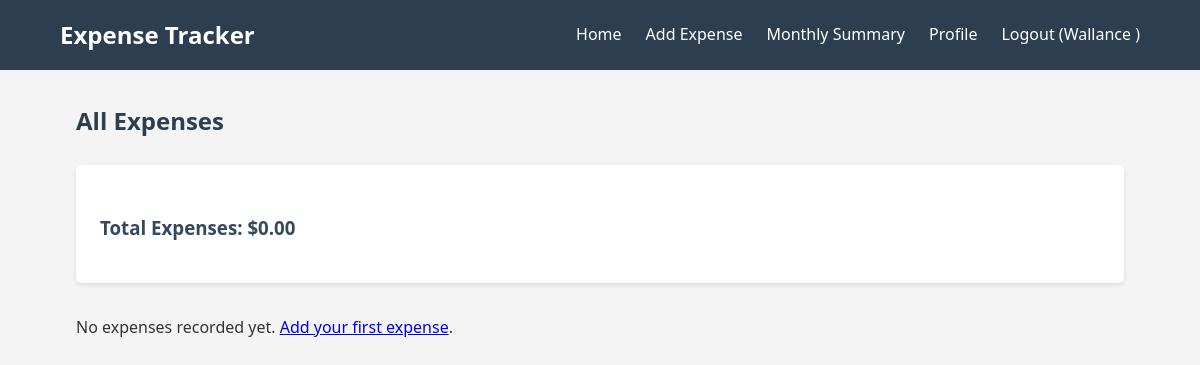
Page / (signed in) on the earlier database version.
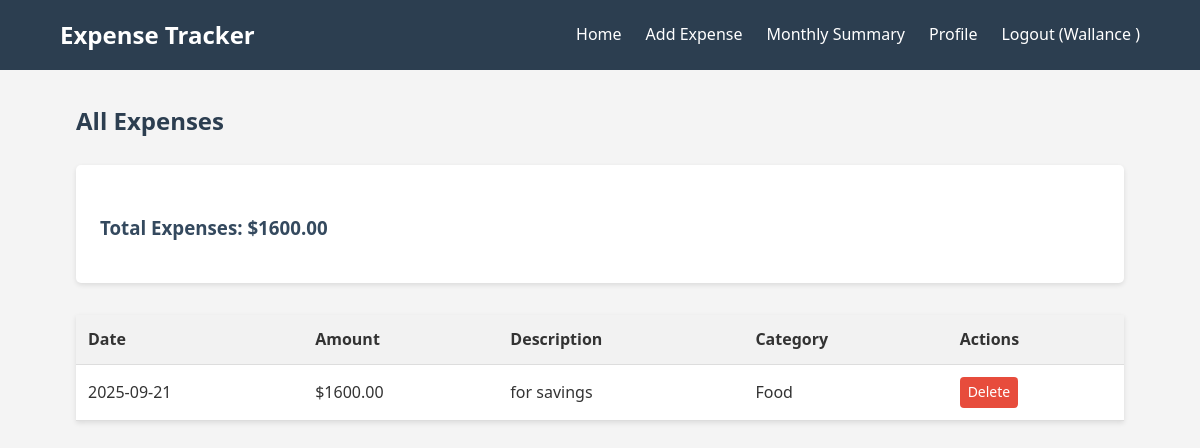
Same page on the later database version.
### tables this page shows
CREATE TABLE expenses
                     (id INTEGER PRIMARY KEY AUTOINCREMENT,
                     user_id INTEGER NOT NULL DEFAULT 1,
                     date TEXT NOT NULL,
                     amount REAL NOT NULL,
                     description TEXT NOT NULL,
                     category TEXT NOT NULL);

### app.py (the view)
@app.route('/')
@login_required
def index():
    try:
        conn = get_db_connection()
        expenses = conn.execute('SELECT * FROM expenses WHERE user_id = ? ORDER BY date DESC',
                               (session['user_id'],)).fetchall()
        preferences = conn.execute('SELECT * FROM user_preferences WHERE user_id = ?',
                                  (session['user_id'],)).fetchone()
        conn.close()
        total = sum(expense['amount'] for expense in expenses)
        currency = preferences['currency'] if preferences else '$'
        return render_template('index.html', expenses=expenses, total=total, currency=currency)
    except sqlite3.Error as e:
        flash('Database error occurred. Please try again.', 'error')
        return render_template('index.html', expenses=[], total=0, currency='$')

### app.py (called while the page is built)
def get_db_connection():
    conn = sqlite3.connect('expenses.db')
    conn.row_factory = sqlite3.Row
    return conn

def login_required(f):
    @wraps(f)
    def decorated_function(*args, **kwargs):
        if 'user_id' not in session:
            flash('Please log in to access this page.', 'error')
            return redirect(url_for('login'))
        return f(*args, **kwargs)
    return decorated_function

### templates/index.html
{% extends "base.html" %}
{% block content %}
<h2>All Expenses</h2>
<div class="summary">
    <h3>Total Expenses: ${{ "%.2f"|format(total) }}</h3>
</div>
{% if expenses %}
<table>
    <thead>
        <tr>
            <th>Date</th>
            <th>Amount</th>
            <th>Description</th>
            <th>Category</th>
            <th>Actions</th>
        </tr>
    </thead>
    <tbody>
        {% for expense in expenses %}
        <tr>
            <td>{{ expense.date }}</td>
            <td>${{ "%.2f"|format(expense.amount) }}</td>
            <td>{{ expense.description }}</td>
            <td>{{ expense.category }}</td>
            <td>
                <a href="{{ url_for('delete_expense', id=expense.id) }}"
                   class="btn btn-danger"
                   onclick="return confirm('Are you sure you want to delete this expense?')">Delete</a>
            </td>
        </tr>
        {% endfor %}
    </tbody>
</table>
{% else %}
<p>No expenses recorded yet. <a href="{{ url_for('add_expense') }}">Add your first expense</a>.</p>
{% endif %}
{% endblock %}

### templates/base.html (shortened to what this page needs)
<!DOCTYPE html>
<html lang="en">
<head>
    <link rel="stylesheet" href="{{ url_for('static', filename='style.css') }}">
</head>
<body>
    <nav>
        <div class="nav-container">
            <h1>Expense Tracker</h1>
            <ul>
                {% if 'user_id' in session %}
                    <li><a href="{{ url_for('index') }}">Home</a></li>
                    <li><a href="{{ url_for('add_expense') }}">Add Expense</a></li>
                    <li><a href="{{ url_for('monthly_summary') }}">Monthly Summary</a></li>
                    <li><a href="{{ url_for('profile') }}">Profile</a></li>
                    <li><a href="{{ url_for('logout') }}">Logout ({{ session.username }})</a></li>
                {% else %}
                    <li><a href="{{ url_for('login') }}">Login</a></li>
                    <li><a href="{{ url_for('register') }}">Register</a></li>
                {% endif %}
            </ul>
        </div>
    </nav>
    <div class="container">
        {% block content %}{% endblock %}
    </div>
</body>
</html>

### static/style.css (style rules this page uses)
* { margin: 0; padding: 0; box-sizing: border-box; }
body { font-family: 'Segoe UI', Tahoma, Geneva, Verdana, sans-serif; line-height: 1.6; color: #333; background-color: #f4f4f4; }
nav { background-color: #2c3e50; color: white; padding: 1rem 0; }
.nav-container { width: 90%; max-width: 1200px; margin: 0 auto; display: flex; justify-content: space-between; align-items: center; }
nav h1 { font-size: 1.5rem; }
nav ul { display: flex; list-style: none; }
nav ul li { margin-left: 1.5rem; }
nav ul li a { color: white; text-decoration: none; transition: color 0.3s; }
.container { width: 90%; max-width: 1200px; margin: 2rem auto; padding: 0 1rem; }
h2 { margin-bottom: 1.5rem; color: #2c3e50; }
h3 { margin: 1.5rem 0 1rem; color: #34495e; }
.summary { background-color: white; padding: 1.5rem; border-radius: 5px; box-shadow: 0 2px 5px rgba(0,0,0,0.1); margin-bottom: 2rem; }
table { width: 100%; border-collapse: collapse; margin-bottom: 2rem; background-color: white; box-shadow: 0 2px 5px rgba(0,0,0,0.1); }
th, td { padding: 0.75rem; text-align: left; border-bottom: 1px solid #ddd; }
th { background-color: #f2f2f2; font-weight: bold; }
.btn { display: inline-block; padding: 0.5rem 1rem; border: none; border-radius: 4px; text-decoration: none; font-size: 1rem; cursor: pointer; transition: background-color 0.3s; }
.btn-danger { background-color: #e74c3c; color: white; padding: 0.25rem 0.5rem; font-size: 0.875rem; }

Differences in the rows shown:
added expenses: date "2025-09-21", amount "1600.00", description "for savings", category "Food"
Other differences:
{{ "%.2f"|format(total) }}: "0.00" → "1600.00"
text no longer shown: "No expenses recorded yet. Add your first expense ."
text now shown: "Date Amount Description Category Actions"
